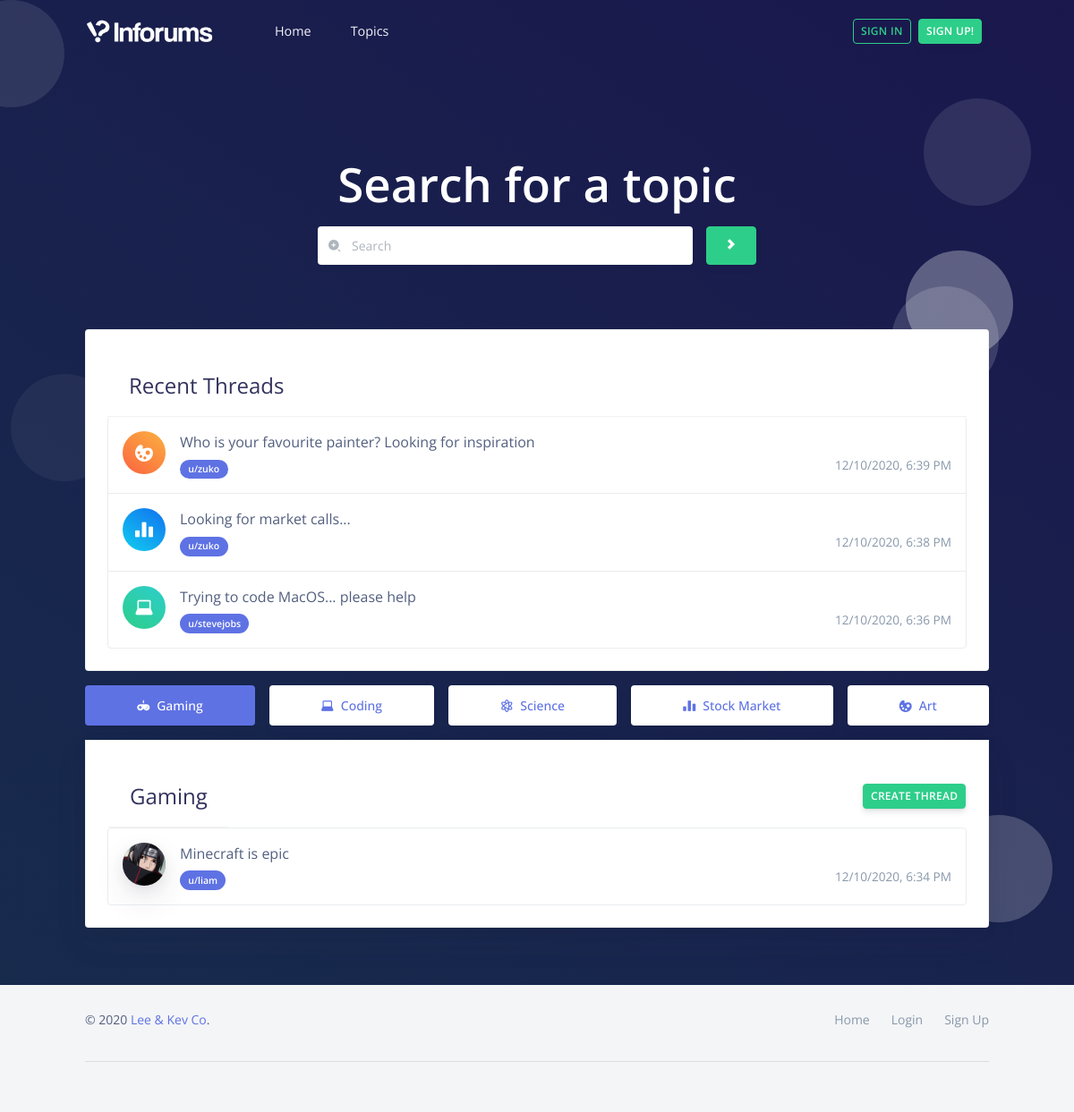
The page / on the database its author committed.
### app.py (models this page shows, shortened)
class Post(db.Model):
    id = db.Column(db.Integer, primary_key=True)
    user_id = db.Column(db.Integer, db.ForeignKey('user.id'), nullable=False)
    topic = db.Column(db.Integer, nullable=False)
    title = db.Column(db.String(100), nullable=False)
    content = db.Column(db.String(63206), nullable=False)
    date = db.Column(db.String(25), nullable=False)

class User(UserMixin, db.Model):
    id = db.Column(db.Integer, primary_key=True)
    username = db.Column(db.String(12), unique=True, nullable=False)
    email = db.Column(db.String(12), unique=True, nullable=False)
    password_hash = db.Column(db.String(128))
    avatar_path = db.Column(db.String(100), default=app.config["AVATARS"] + "ava_0.jpg")
    date = db.Column(db.String(32), nullable=False)
    posts = db.relationship('Post', backref='user')
    comments = db.relationship('Comment', backref='user')

### app.py (the view)
@app.route('/', methods = ['GET', 'POST'])
def index():
    new_posts = Post.query.all()[-3:][::-1]
    gaming_posts = Post.query.filter_by(topic=1)[::-1]
    coding_posts = Post.query.filter_by(topic=2)[::-1]
    science_posts = Post.query.filter_by(topic=3)[::-1]
    stock_posts = Post.query.filter_by(topic=4)[::-1]
    art_posts = Post.query.filter_by(topic=5)[::-1]
    icon = {
        1: ["danger", "ni ni-controller"],
        2: ["success", "ni ni-laptop"],
        3: ["primary", "ni ni-atom"],
        4: ["info", "ni ni-chart-bar-32"],
        5: ["warning", "ni ni-palette"]
    }
    if current_user.is_authenticated:
        print(current_user.avatar_path)
    return render_template("index.html", new_posts=new_posts, gaming_posts=gaming_posts, coding_posts=coding_posts, science_posts=science_posts, stock_posts=stock_posts, art_posts=art_posts, icon=icon)

### templates/index.html (shortened to what this page needs)
<!DOCTYPE html>
<html lang="en">
<head>
  <link href="https://use.fontawesome.com/releases/v5.0.6/css/all.css" rel="stylesheet">
  <link href="../static/css/nucleo-icons.css" rel="stylesheet" />
  <link href="../static/css/nucleo-svg.css" rel="stylesheet" />
  <link href="../static/css/font-awesome.css" rel="stylesheet" />
  <link href="../static/css/nucleo-svg.css" rel="stylesheet" />
  <link href="../static/css/argon-design-system.css?v=1.2.2" rel="stylesheet" />
</head>
<body class="landing-page">
  <nav id="navbar-main" class="navbar navbar-main navbar-expand-lg navbar-transparent navbar-light py-2">
    <div class="container">
      <a class="navbar-brand mr-lg-5" href="{{ url_for('index') }}">
        <img src="../static/img/brand/white.png" alt="White Inforums logo">
      </a>
      <div class="navbar-collapse collapse" id="navbar_global">
        <ul class="navbar-nav navbar-nav-hover align-items-lg-center">
          <li class="nav-item">
            <a href="{{ url_for('index') }}" class="nav-link">
              <span class="nav-link-inner--text">Home</span>
            </a>
          </li>
          <li class="nav-item dropdown">
            <a href="#" class="nav-link" data-toggle="dropdown" href="#" role="button">
              <span class="nav-link-inner--text">Topics</span>
            </a>
          </li>
        </ul>
        <ul class="navbar-nav align-items-lg-center ml-lg-auto">
          {% if current_user.is_authenticated %}
            <li class="nav-item">
              <a href="{{ url_for('profile', user=current_user.username)}}" class="nav-link">
                <i class="ni ni-compass-04 d-lg-none"></i>
                <span class="nav-link-inner--text">{{ current_user.username }}</span>
              </a>
            </li>
            <li class="nav-item dropdown">
              <a href="#" class="nav-link" data-toggle="dropdown" href="#" role="button">
                <span href="javascript:;" class="avatar rounded-circle">
                  <img alt="Image placeholder" src="{{ current_user.avatar_path }}">
                </span>
              </a>
              <div class="dropdown-menu dropdown-menu-right" aria-labelledby="navbar-default_dropdown_1">
                <a class="dropdown-item" href="{{ url_for('profile', user=current_user.username) }}">
                  <span class="btn-inner--icon"><i class="fa fa-user-alt"></i></span>
                  <span class="btn-inner--text">My Profile</span>
                </a>
                <div class="dropdown-divider"></div>
                <a class="dropdown-item" href="{{ url_for('logout') }}">
                  <span class="btn-inner--icon"><i class="fa fa-sign-out"></i></span>
                  <span class="btn-inner--text">Log Out</span>
                </a>
              </div>
            </li>
          {% else %}
            <li class="nav-item py-2">
              <a href="{{ url_for('login') }}">
                <button type="button" class="btn btn-sm btn-outline-success">Sign In</button>
              </a>
            </li>
            <li class="nav-item py-2">
              <a href="{{ url_for('register') }}">
                <button type="button" class="btn btn-sm btn-success">Sign Up!</button>
              </a>
            </li>
          {% endif %}
        </ul>
      </div>
    </div>
  </nav>
  <div class="wrapper">
    <div class="section section-hero section-shaped">
      <div class="shape shape-style-1 bg-gradient-default">
        <span></span>
        <span></span>
        <span></span>
        <span></span>
        <span></span>
      </div>
      <div class="page-header">
        <div class="container shape-container d-flex align-items-center py-sm">
          <div class="col px-0">
            <div class="container mt-4">
            </div>
            <div class="row align-items-center justify-content-center">
              <div class="col-lg-6 text-center">
                <h1 class="text-white display-1">Search for a topic</h1>
                <form method="POST" acton="/" enctype="multipart/form-data">
                  <div class="row mr-auto">
                    <div class="col">
                      <div class="form-group">
                        <div class="input-group input-group-alternative">
                          <div class="input-group-prepend">
                            <span class="input-group-text"><i class="ni ni-zoom-split-in"></i></span>
                          </div>
                          <input class="form-control" placeholder="Search" type="text">
                        </div>
                      </div>
                    </div>
                    <div class="btn-wrapper">
                      <button type="submit" name="search" class="btn btn-success">
                        <i class="ni ni-bold-right"></i>
                      </button>
                    </div>
                  </div>
                </form>
              </div>
            </div>
            <br><br>
            <div name="box" class="card mt-2">
              <div class="card-body">
                <div class="card-header bg-white pb-2">
                  <h4>Recent Threads</h4>
                </div>
                <div class="list-group">
                  {% for post in new_posts %}
                    <a href="{{ url_for('thread', post_id=post.id) }}" class="list-group-item list-group-item-action">
                      <span class="pull-left">
                        <div class="icon icon-shape bg-gradient-{{ icon[post.topic][0] }} rounded-circle text-white mr-3">
                          <i class="{{ icon[post.topic][1] }}"></i>
                        </div>
                      </span>
                      <div class="list-group-item-text mb-1">{{ post.title }}</div>
                      <span class="badge badge-pill badge-primary text-lowercase">u/{{ post.user.username }}</span>
                      <span class="text-muted pull-right" style="font-size: 0.85em;">{{ post.date }}</span>
                    </a>
                  {% endfor %}
                </div>
              </div>
            </div>
            <div class="nav-wrapper">
              <ul class="nav nav-pills nav-fill flex-column flex-md-row" id="tabs-icons-text" role="tablist">
                <li class="nav-item">
                  <a class="nav-link mb-sm-3 mb-md-0 active" id="tabs-icons-text-1-tab" data-toggle="tab" href="#tabs-icons-text-1" role="tab" aria-controls="tabs-icons-text-1" aria-selected="true"><i class="ni ni-controller mr-2"></i>Gaming</a>
                </li>
                <li class="nav-item">
                  <a class="nav-link mb-sm-3 mb-md-0" id="tabs-icons-text-2-tab" data-toggle="tab" href="#tabs-icons-text-2" role="tab" aria-controls="tabs-icons-text-2" aria-selected="false"><i class="ni ni-laptop mr-2"></i>Coding</a>
                </li>
                <li class="nav-item">
                  <a class="nav-link mb-sm-3 mb-md-0" id="tabs-icons-text-3-tab" data-toggle="tab" href="#tabs-icons-text-3" role="tab" aria-controls="tabs-icons-text-3" aria-selected="false"><i class="ni ni-atom mr-2"></i>Science</a>
                </li>
                <li class="nav-item">
                  <a class="nav-link mb-sm-3 mb-md-0" id="tabs-icons-text-4-tab" data-toggle="tab" href="#tabs-icons-text-4" role="tab" aria-controls="tabs-icons-text-4" aria-selected="false"><i class="ni ni-chart-bar-32 mr-2"></i>Stock Market</a>
                </li>
                <li class="nav-item">
                  <a class="nav-link mb-sm-3 mb-md-0" id="tabs-icons-text-5-tab" data-toggle="tab" href="#tabs-icons-text-5" role="tab" aria-controls="tabs-icons-text-5" aria-selected="false"><i class="ni ni-palette mr-2"></i>Art</a>
                </li>
              </ul>
            </div>
            <div class="card shadow">
              <div class="card-body">
                <div class="tab-content" id="myTabContent">
                  <div class="tab-pane fade show active" id="tabs-icons-text-1" role="tabpanel" aria-labelledby="tabs-icons-text-1-tab">
                    <div class="row pr-3">
                      <div class="card-header bg-white pb-2 ml-3">
                        <h4>Gaming</h4>
                      </div>
                      <div class="ml-lg-auto">
                        <a href="{{ url_for('new_thread', topic=1) }}">
                          <button type="button" class="btn btn-sm btn-success mt-4">Create thread</button>
                        </a>
                      </div>
                    </div>
                    <div class="list-group">
                      {% for post in gaming_posts %}
                        <a href="{{ url_for('thread', post_id=post.id) }}" class="list-group-item list-group-item-action">
                          <span class="pull-left">
                            <img src="{{ post.user.avatar_path }}" alt="Circle image" class="avatar rounded-circle shadow mr-3">
                          </span>
                          <div class="list-group-item-text mb-1">{{ post.title }}</div>
                          <span class="badge badge-pill badge-primary text-lowercase">u/{{ post.user.username }}</span>
                          <span class="text-muted pull-right" style="font-size: 0.85em;">{{ post.date }}</span>
                        </a>
                      {% endfor %}
                    </div>
                  </div>
                </div>
              </div>
            </div>
          </div>
        </div>
      </div>
    </div>
    <footer class="footer">
      <div class="container">
        <div class="row align-items-center justify-content-md-between">
          <div class="col-md-6">
            <div class="copyright">
              &copy; 2020 <a href="" target="_blank">Lee & Kev Co</a>.
            </div>
          </div>
          <div class="col-md-6">
            <ul class="nav nav-footer justify-content-end">
              <li class="nav-item">
                <a href="{{ url_for('index') }}" class="nav-link">Home</a>
              </li>
              {% if current_user.is_authenticated %}
                <li class="nav-item">
                  <a href="{{ url_for('profile', user=current_user.username) }}" class="nav-link">My Profile</a>
                </li>
                <li class="nav-item">
                  <a href="{{ url_for('logout') }}" class="nav-link">Logout</a>
                </li>
              {% else %}
                <li class="nav-item">
                  <a href="{{ url_for('login') }}" class="nav-link">Login</a>
                </li>
                <li class="nav-item">
                  <a href="{{ url_for('register') }}" class="nav-link">Sign Up</a>
                </li>
              {% endif %}
            </ul>
          </div>
        </div>
        <hr>
      </div>
    </footer>
  </div>
</body>
</html>

### static/css/nucleo-svg.css (style rules this page uses)
.icon { display: inline-block; color: #111111; height: 1em; width: 1em; }
.icon { fill: currentColor; stroke: none; }

### rows shown on the page
Post: topic 5 (drawn), title "Who is your favourite painter? Looking for inspiration", user.username "zuko", date "12/10/2020, 6:39 PM"
Post: topic 4 (drawn), title "Looking for market calls...", user.username "zuko", date "12/10/2020, 6:38 PM"
Post: topic 2 (drawn), title "Trying to code MacOS... please help", user.username "stevejobs", date "12/10/2020, 6:36 PM"
Post: user.avatar_path (picture), title "Minecraft is epic", user.username "liam", date "12/10/2020, 6:34 PM"
